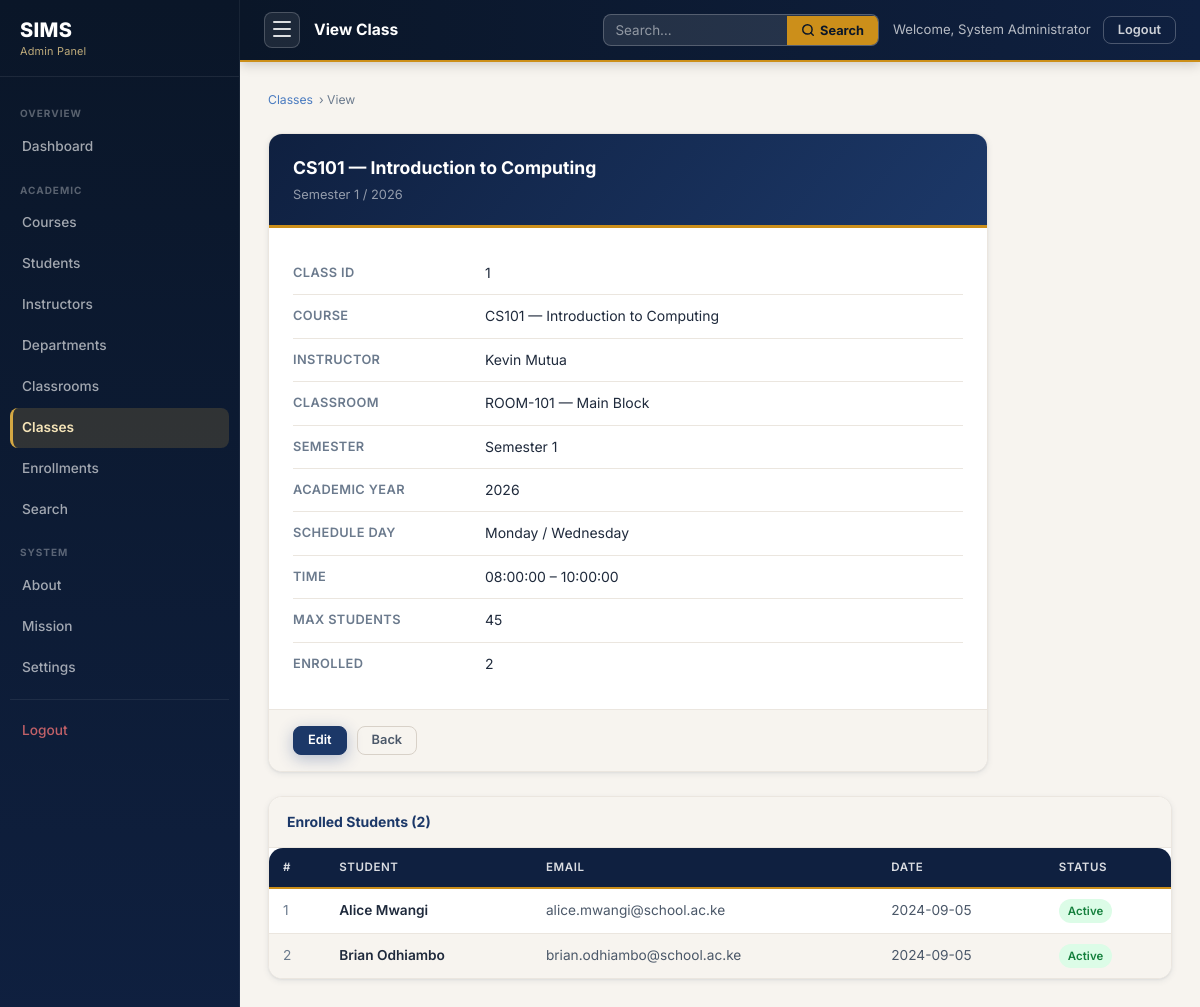
The page /class_view.php?id=1 (signed in) on the database its author committed.
### tables this page shows
CREATE TABLE classes (
    class_id      INT        NOT NULL AUTO_INCREMENT,
    course_id     INT        NOT NULL,
    instructor_id INT        NOT NULL,
    classroom_id  INT        DEFAULT NULL COMMENT 'NULL for online classes',
    semester      VARCHAR(20) NOT NULL    COMMENT 'e.g. Semester 1, Semester 2',
    academic_year YEAR        NOT NULL,
    schedule_day  VARCHAR(50) NOT NULL    COMMENT 'e.g. Monday / Wednesday',
    start_time    TIME        NOT NULL,
    end_time      TIME        NOT NULL,
    max_students  SMALLINT    NOT NULL DEFAULT 40,

    CONSTRAINT pk_classes        PRIMARY KEY (class_id),
    CONSTRAINT uq_class_offering UNIQUE (course_id, instructor_id, semester, academic_year),
    CONSTRAINT fk_class_course
        FOREIGN KEY (course_id)
        REFERENCES courses(course_id)
        ON DELETE RESTRICT
        ON UPDATE CASCADE,
    CONSTRAINT fk_class_instructor
        FOREIGN KEY (instructor_id)
        REFERENCES instructors(instructor_id)
        ON DELETE RESTRICT
        ON UPDATE CASCADE,
    CONSTRAINT fk_class_classroom
        FOREIGN KEY (classroom_id)
        REFERENCES classrooms(classroom_id)
        ON DELETE SET NULL
        ON UPDATE CASCADE
);

CREATE TABLE courses (
    course_id     INT          NOT NULL AUTO_INCREMENT,
    department_id INT          NOT NULL,
    course_code   VARCHAR(20)  NOT NULL,
    course_name   VARCHAR(200) NOT NULL,
    description   TEXT         DEFAULT NULL,
    credits       TINYINT      NOT NULL DEFAULT 3,
    level         VARCHAR(20)  NOT NULL DEFAULT 'Undergraduate'
                      COMMENT 'e.g. Undergraduate, Postgraduate',

    CONSTRAINT pk_courses     PRIMARY KEY (course_id),
    CONSTRAINT uq_course_code UNIQUE (course_code),
    CONSTRAINT fk_course_dept
        FOREIGN KEY (department_id)
        REFERENCES departments(department_id)
        ON DELETE RESTRICT
        ON UPDATE CASCADE
);

CREATE TABLE classrooms (
    classroom_id  INT          NOT NULL AUTO_INCREMENT,
    room_number   VARCHAR(20)  NOT NULL,
    building      VARCHAR(100) NOT NULL,
    capacity      SMALLINT     NOT NULL DEFAULT 30,
    has_projector TINYINT(1)   NOT NULL DEFAULT 0,
    has_lab       TINYINT(1)   NOT NULL DEFAULT 0,

    CONSTRAINT pk_classrooms  PRIMARY KEY (classroom_id),
    CONSTRAINT uq_room_number UNIQUE (room_number)
);

CREATE TABLE enrollments (
    enrollment_id   INT        NOT NULL AUTO_INCREMENT,
    student_id      INT        NOT NULL,
    class_id        INT        NOT NULL,
    enrollment_date DATE       NOT NULL,
    status          VARCHAR(20) NOT NULL DEFAULT 'Active'
                        COMMENT 'Active | Withdrawn | Completed',

    CONSTRAINT pk_enrollments  PRIMARY KEY (enrollment_id),
    CONSTRAINT uq_enrollment   UNIQUE (student_id, class_id),
    CONSTRAINT fk_enroll_student
        FOREIGN KEY (student_id)
        REFERENCES students(student_id)
        ON DELETE CASCADE
        ON UPDATE CASCADE,
    CONSTRAINT fk_enroll_class
        FOREIGN KEY (class_id)
        REFERENCES classes(class_id)
        ON DELETE CASCADE
        ON UPDATE CASCADE
);

CREATE TABLE students (
    student_id     INT          NOT NULL AUTO_INCREMENT,
    reg_number     VARCHAR(20)  NOT NULL,
    first_name     VARCHAR(100) NOT NULL,
    last_name      VARCHAR(100) NOT NULL,
    email          VARCHAR(150) NOT NULL,
    phone          VARCHAR(20)  DEFAULT NULL,
    date_of_birth  DATE         DEFAULT NULL,
    gender         VARCHAR(10)  DEFAULT NULL COMMENT 'e.g. Male, Female, Other',
    admission_date DATE         NOT NULL,

    CONSTRAINT pk_students      PRIMARY KEY (student_id),
    CONSTRAINT uq_student_email UNIQUE (email),
    CONSTRAINT uq_reg_number    UNIQUE (reg_number)
);

### class_view.php (the view, shortened to what this page needs)
<?php
require_once '../config.php'; require_once 'admin_auth.php';
$id=(int)($_GET['id']??0); if($id<=0){header('Location: classes.php');exit;}
$s=$pdo->prepare(
    "SELECT cl.*,co.course_code,co.course_name,
            CONCAT(i.first_name,' ',i.last_name) AS instructor_name,
            cr.room_number,cr.building,cr.capacity
     FROM classes cl
     JOIN courses co ON cl.course_id=co.course_id
     JOIN instructors i ON cl.instructor_id=i.instructor_id
     LEFT JOIN classrooms cr ON cl.classroom_id=cr.classroom_id
     WHERE cl.class_id=:id"
);
$s->execute([':id'=>$id]); $cl=$s->fetch(); if(!$cl){header('Location: classes.php');exit;}
$enrollments=$pdo->prepare(
    "SELECT e.enrollment_id,e.enrollment_date,e.status,
            CONCAT(s.first_name,' ',s.last_name) AS student_name, s.email
     FROM enrollments e JOIN students s ON e.student_id=s.student_id
     WHERE e.class_id=:id ORDER BY s.last_name,s.first_name"
);
$enrollments->execute([':id'=>$id]); $enrolList=$enrollments->fetchAll();
require_once '../includes/admin_sidebar.php';
?>
<div class="admin-ph">
  <div class="admin-ph-breadcrumb"><a href="classes.php">Classes</a> &rsaquo; View</div>
</div>
<div class="view-card" style="margin-bottom:24px;">
  <div class="view-card-header">
    <div class="view-card-title"><?=htmlspecialchars($cl['course_code'].' — '.$cl['course_name'],ENT_QUOTES,'UTF-8')?></div>
    <div class="view-card-sub"><?=htmlspecialchars($cl['semester'],ENT_QUOTES,'UTF-8')?> / <?=(int)$cl['academic_year']?></div>
  </div>
  <div class="view-card-body">
    <div class="view-row"><span class="view-label">Class ID</span><span class="view-value"><?=(int)$cl['class_id']?></span></div>
    <div class="view-row"><span class="view-label">Course</span><span class="view-value"><?=htmlspecialchars($cl['course_code'].' — '.$cl['course_name'],ENT_QUOTES,'UTF-8')?></span></div>
    <div class="view-row"><span class="view-label">Instructor</span><span class="view-value"><?=htmlspecialchars($cl['instructor_name'],ENT_QUOTES,'UTF-8')?></span></div>
    <div class="view-row"><span class="view-label">Classroom</span><span class="view-value"><?=htmlspecialchars($cl['room_number']??'Online/TBA',ENT_QUOTES,'UTF-8')?><?=$cl['building']?' — '.htmlspecialchars($cl['building'],ENT_QUOTES,'UTF-8'):''?></span></div>
    <div class="view-row"><span class="view-label">Semester</span><span class="view-value"><?=htmlspecialchars($cl['semester'],ENT_QUOTES,'UTF-8')?></span></div>
    <div class="view-row"><span class="view-label">Academic Year</span><span class="view-value"><?=(int)$cl['academic_year']?></span></div>
    <div class="view-row"><span class="view-label">Schedule Day</span><span class="view-value"><?=htmlspecialchars($cl['schedule_day'],ENT_QUOTES,'UTF-8')?></span></div>
    <div class="view-row"><span class="view-label">Time</span><span class="view-value"><?=htmlspecialchars($cl['start_time'],ENT_QUOTES,'UTF-8')?> &ndash; <?=htmlspecialchars($cl['end_time'],ENT_QUOTES,'UTF-8')?></span></div>
    <div class="view-row"><span class="view-label">Max Students</span><span class="view-value"><?=(int)$cl['max_students']?></span></div>
    <div class="view-row"><span class="view-label">Enrolled</span><span class="view-value"><?=count($enrolList)?></span></div>
  </div>
  <div class="view-card-footer">
    <a href="class_edit.php?id=<?=(int)$id?>" class="btn btn-primary btn-sm">Edit</a>
    <a href="classes.php" class="btn btn-ghost btn-sm">Back</a>
  </div>
</div>
<?php if(!empty($enrolList)):?>
<div class="admin-table-card">
  <div class="admin-table-toolbar"><span class="admin-table-toolbar-title">Enrolled Students (<?=count($enrolList)?>)</span></div>
  <div class="admin-table-wrap">
    <table>
      <thead><tr><th>#</th><th>Student</th><th>Email</th><th>Date</th><th>Status</th></tr></thead>
      <tbody>
      <?php foreach($enrolList as $i=>$e):?>
        <tr>
          <td style="color:var(--text-muted)"><?=$i+1?></td>
          <td><strong><?=htmlspecialchars($e['student_name'],ENT_QUOTES,'UTF-8')?></strong></td>
          <td><?=htmlspecialchars($e['email'],ENT_QUOTES,'UTF-8')?></td>
          <td><?=htmlspecialchars($e['enrollment_date'],ENT_QUOTES,'UTF-8')?></td>
          <td><span class="badge <?=$e['status']==='Active'?'badge-green':($e['status']==='Completed'?'badge-blue':'badge-red')?>"><?=htmlspecialchars($e['status'],ENT_QUOTES,'UTF-8')?></span></td>
        </tr>
      <?php endforeach;?>
      </tbody>
    </table>
  </div>
</div>
<?php endif;?>
<?php require_once '../includes/admin_footer.php'; ?>

### admin.css (style rules this page uses)
.admin-body { background: var(--bg-tinted); display: block; }
.admin-ph { margin-bottom: 24px; }
.admin-ph-breadcrumb { font-size: 0.76rem; color: var(--text-muted); margin-bottom: 6px; display: flex; align-items: center; gap: 6px; }
.admin-ph-breadcrumb a { color: var(--primary-light); }
.admin-table-card { background: var(--surface); border: 1px solid var(--border-light); border-radius: var(--r-lg); box-shadow: var(--shadow-sm); overflow: hidden; margin-bottom: 24px; }
.admin-table-toolbar { display: flex; align-items: center; justify-content: space-between; flex-wrap: wrap; gap: 12px; padding: 14px 18px; border-bottom: 1px solid var(--border-light); background: var(--bg-tinted); }
.admin-table-toolbar-title { font-size: 0.875rem; font-weight: 700; color: var(--primary); }
.admin-table-wrap { overflow-x: auto; }
.admin-table-wrap table { width: 100%; border-collapse: collapse; font-size: 0.855rem; }
.admin-table-wrap thead tr { background: var(--primary-900); }
.admin-table-wrap thead th { color: rgba(255,255,255,0.85); font-size: 0.72rem; font-weight: 600; text-transform: uppercase; letter-spacing: 0.6px; padding: 10px 14px; text-align: left; white-space: nowrap; border-bottom: 2px solid var(--accent-600); }
.admin-table-wrap tbody tr { border-bottom: 1px solid var(--border-light); transition: background 120ms; }
.admin-table-wrap tbody tr:last-child { border-bottom: none; }
.admin-table-wrap tbody tr:nth-child(even) { background: var(--bg-tinted); }
.admin-table-wrap tbody td { padding: 10px 14px; color: var(--text-secondary); vertical-align: middle; }
.admin-table-wrap tbody td strong { color: var(--text); }
.view-card { background: var(--surface); border: 1px solid var(--border-light); border-radius: var(--r-lg); box-shadow: var(--shadow-sm); overflow: hidden; max-width: 720px; }
.view-card-header { background: linear-gradient(130deg, var(--primary-900), var(--primary-700)); padding: 20px 24px; border-bottom: 3px solid var(--accent-600); }
.view-card-title { font-size: 1.1rem; font-weight: 700; color: #fff; }
.view-card-sub { font-size: 0.80rem; color: rgba(255,255,255,0.55); margin-top: 2px; }
.view-card-body { padding: 24px; }
.view-row { display: flex; gap: 12px; padding: 10px 0; border-bottom: 1px solid var(--border-light); font-size: 0.875rem; }
.view-row:last-child { border-bottom: none; }
.view-label { width: 180px; flex-shrink: 0; font-weight: 600; color: var(--text-muted); font-size: 0.80rem; text-transform: uppercase; letter-spacing: 0.4px; padding-top: 1px; }
.view-value { flex: 1; color: var(--text); }
.view-card-footer { padding: 16px 24px; border-top: 1px solid var(--border-light); display: flex; gap: 10px; background: var(--bg-tinted); }

### rows shown on the page
classes: course.course_name "CS101 — Introduction to Computing", semester "Semester 1", academic_year "2026", class_id "1", classroom.room_number "ROOM-101", classroom.building "Main Block", schedule_day "Monday / Wednesday", start_time "08:00:00", end_time "10:00:00", max_students "45"
enrollments: student_name "Alice Mwangi", student.email "alice.mwangi@school.ac.ke", enrollment_date "2024-09-05", status "Active"
enrollments: student_name "Brian Odhiambo", student.email "brian.odhiambo@school.ac.ke", enrollment_date "2024-09-05", status "Active"

### other values the page prints
$label "Dashboard"
$label "Courses"
$label "Students"
$label "Instructors"
$label "Departments"
$label "Classrooms"
$label "Classes"
$label "Enrollments"
$label "Search"
$label "About"
$label "Mission"
$label "Settings"
$pageTitle "View Class"
$adminName "System Administrator"
$cl['instructor_name'] "Kevin Mutua"
